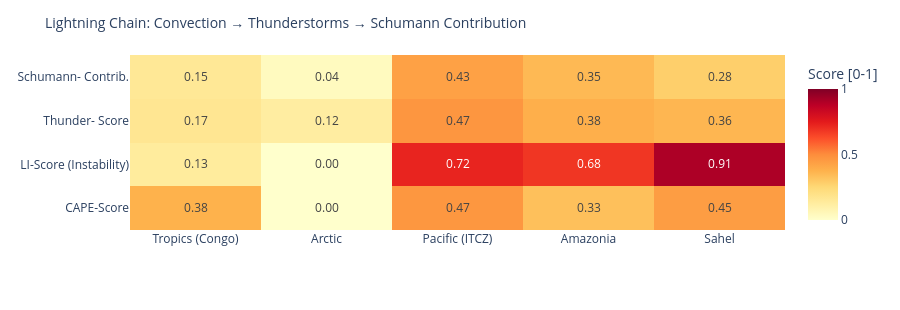

The notebook cell this image was saved under:
### Code cell
# ============================================================
# LIGHTNING CHAIN: Convection → Thunderstorms → Schumann
# Shows the causal chain per measurement point as heatmap
# ============================================================

def cape_score(v):
    """CAPE → normalized score [0,1]"""
    if v is None or pd.isna(v): return 0.0
    return min(1.0, float(v) / 3000)

def li_score(v):
    """Lifted Index: negative = unstable → score [0,1]"""
    if v is None or pd.isna(v): return 0.3
    return min(1.0, max(0.0, (-float(v) + 6) / 12))

def cloud_score(v):
    if v is None or pd.isna(v): return 0.3
    return float(v) / 100

def thunder_score(row):
    """Kombinierter Gewitterwahrscheinlichkeits-Score
    CAPE + LI + Bedeckung + WMO-Gewitter + konvektiver Niederschlag (showers)
    Hinweis: X-Ray und Kp sind kein Bestandteil – nur geomagn./solarer Kontext.
    """
    cs = cape_score(row.get('cape'))
    ls = li_score(row.get('li'))
    cl = cloud_score(row.get('cloud'))
    t  = 1.0 if row.get('thunderstorm') else 0.0
    # Convective precipitation (showers) as additional indicator
    sh = min(1.0, (row.get('showers') or 0) / 5.0)
    return round(cs * 0.30 + ls * 0.25 + cl * 0.15 + t * 0.20 + sh * 0.10, 3)

def schumann_contribution(t_score, lat):
    """Schumann contribution: higher in tropics (±30°), scaled by thunderstorm score"""
    lat_weight = max(0.3, 1.0 - abs(lat) / 60)
    return round(t_score * lat_weight, 3)

df_atm['cape_score']   = df_atm.apply(lambda r: cape_score(r['cape']), axis=1)
df_atm['li_score']     = df_atm.apply(lambda r: li_score(r['li']),    axis=1)
df_atm['thunder_score']= df_atm.apply(lambda r: thunder_score(r.to_dict()), axis=1)
df_atm['schumann_contribution'] = df_atm.apply(
    lambda r: schumann_contribution(r['thunder_score'], r['lat']), axis=1)

metrics = ['cape_score', 'li_score', 'thunder_score', 'schumann_contribution']
labels  = ['CAPE-Score', 'LI-Score\n(Instability)', 'Thunder-\nScore', 'Schumann-\nContrib.']
z_data  = [df_atm[m].tolist() for m in metrics]

fig = go.Figure(go.Heatmap(
    z=z_data,
    x=df_atm['point'].tolist(),
    y=labels,
    colorscale='YlOrRd',
    zmin=0, zmax=1,
    text=[[f'{v:.2f}' for v in row] for row in z_data],
    texttemplate='%{text}', textfont=dict(size=12),
    colorbar=dict(title='Score [0-1]')
))
fig.update_layout(
    title=dict(text='Lightning Chain: Convection → Thunderstorms → Schumann Contribution', font=dict(size=14)),
    height=310,
    plot_bgcolor='rgba(0,0,0,0)', paper_bgcolor='rgba(0,0,0,0)',
    margin=dict(l=130, r=80, t=55, b=80)
)
fig.show()

### Figure 1 — Plotly figure (JSON) as saved in the notebook; plotly's stock layout.template omitted (floating-point values rounded to 4 significant figures)
{"data": [{"colorbar": {"title": {"text": "Score [0-1]"}}, "colorscale": [[0.0, "rgb(255,255,204)"], [0.125, "rgb(255,237,160)"], [0.25, "rgb(254,217,118)"], [0.375, "rgb(254,178,76)"], [0.5, "rgb(253,141,60)"], [0.625, "rgb(252,78,42)"], [0.75, "rgb(227,26,28)"], [0.875, "rgb(189,0,38)"], [1.0, "rgb(128,0,38)"]], "text": [["0.38", "0.00", "0.47", "0.33", "0.45"], ["0.13", "0.00", "0.72", "0.68", "0.91"], ["0.17", "0.12", "0.47", "0.38", "0.36"], ["0.15", "0.04", "0.43", "0.35", "0.28"]], "textfont": {"size": 12}, "texttemplate": "%{text}", "type": "heatmap", "x": ["Tropics (Congo)", "Arctic", "Pacific (ITCZ)", "Amazonia", "Sahel"], "y": ["CAPE-Score", "LI-Score\n(Instability)", "Thunder-\nScore", "Schumann-\nContrib."], "z": [[0.3767, 0.0, 0.4667, 0.33, 0.4467], [0.1333, 0.0, 0.725, 0.6833, 0.9083], [0.166, 0.123, 0.471, 0.384, 0.361], [0.155, 0.037, 0.432, 0.352, 0.283]], "zmax": 1, "zmin": 0}], "layout": {"height": 310, "margin": {"b": 80, "l": 130, "r": 80, "t": 55}, "paper_bgcolor": "rgba(0,0,0,0)", "plot_bgcolor": "rgba(0,0,0,0)", "title": {"font": {"size": 14}, "text": "Lightning Chain: Convection → Thunderstorms → Schumann Contribution"}}}
